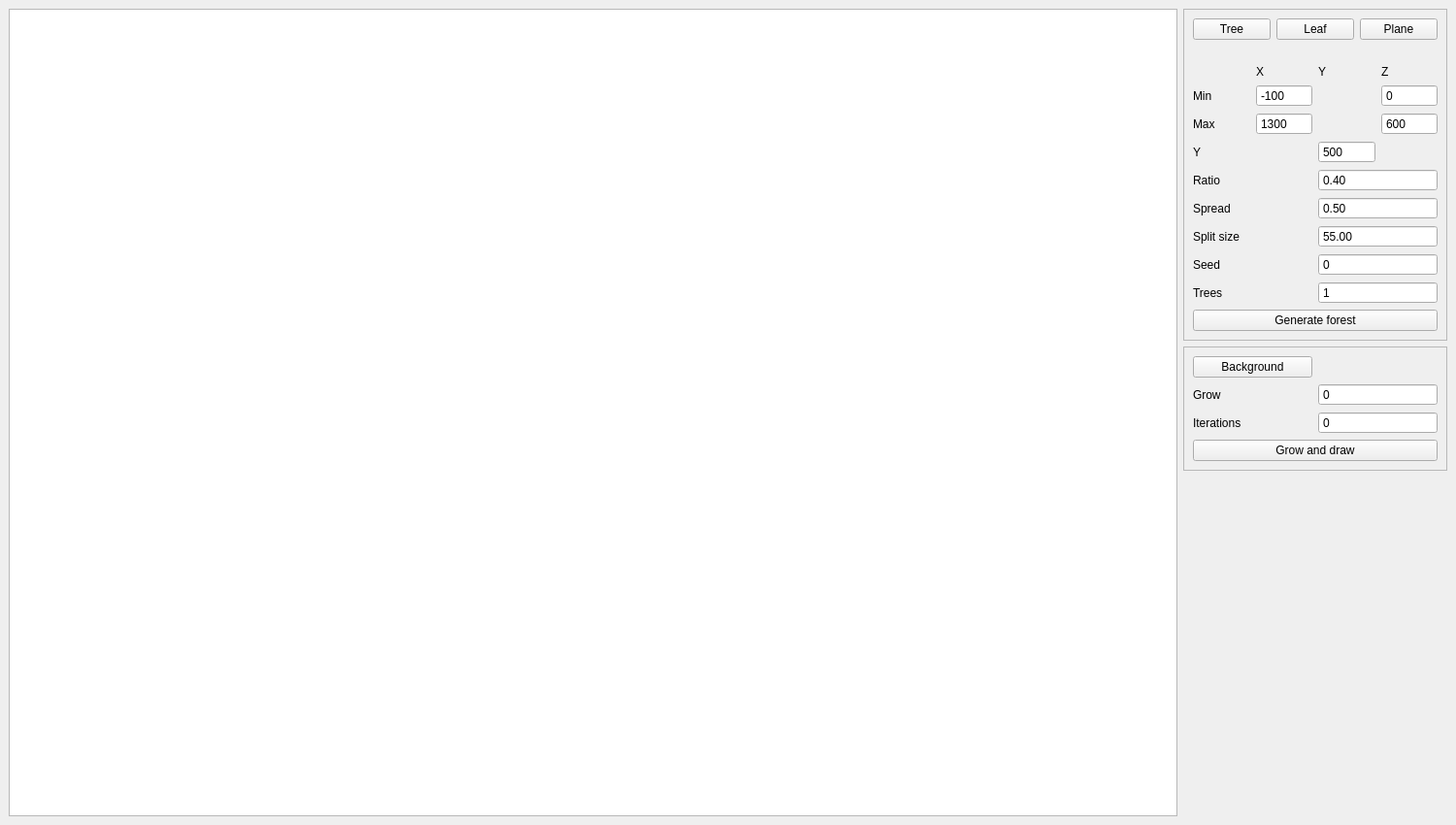
<?xml version="1.0" encoding="UTF-8"?>
<ui version="4.0">
 <class>MainWindow</class>
 <widget class="QMainWindow" name="MainWindow">
  <property name="geometry">
   <rect>
    <x>0</x>
    <y>0</y>
    <width>1500</width>
    <height>850</height>
   </rect>
  </property>
  <property name="minimumSize">
   <size>
    <width>1220</width>
    <height>800</height>
   </size>
  </property>
  <property name="windowTitle">
   <string>Delicous trees</string>
  </property>
  <widget class="QWidget" name="centralwidget">
   <layout class="QHBoxLayout" name="horizontalLayout_2">
    <item>
     <widget class="QGraphicsView" name="canvas">
      <property name="minimumSize">
       <size>
        <width>600</width>
        <height>500</height>
       </size>
      </property>
      <property name="verticalScrollBarPolicy">
       <enum>Qt::ScrollBarAlwaysOff</enum>
      </property>
      <property name="horizontalScrollBarPolicy">
       <enum>Qt::ScrollBarAlwaysOff</enum>
      </property>
     </widget>
    </item>
    <item>
     <layout class="QVBoxLayout" name="verticalLayout_6">
      <item>
       <widget class="QFrame" name="generateForestFrame">
        <property name="frameShape">
         <enum>QFrame::StyledPanel</enum>
        </property>
        <property name="frameShadow">
         <enum>QFrame::Raised</enum>
        </property>
        <layout class="QVBoxLayout" name="verticalLayout_4">
         <item>
          <layout class="QHBoxLayout" name="horizontalLayout">
           <item>
            <layout class="QVBoxLayout" name="verticalLayout">
             <item>
              <widget class="QPushButton" name="treeColorButton">
               <property name="text">
                <string>Tree</string>
               </property>
              </widget>
             </item>
             <item>
              <widget class="QLabel" name="treeColorBox">
               <property name="text">
                <string/>
               </property>
              </widget>
             </item>
            </layout>
           </item>
           <item>
            <layout class="QVBoxLayout" name="verticalLayout_2">
             <item>
              <widget class="QPushButton" name="leafColorButton">
               <property name="text">
                <string>Leaf</string>
               </property>
              </widget>
             </item>
             <item>
              <widget class="QLabel" name="leafColorBox">
               <property name="text">
                <string/>
               </property>
              </widget>
             </item>
            </layout>
           </item>
           <item>
            <layout class="QVBoxLayout" name="verticalLayout_3">
             <item>
              <widget class="QPushButton" name="planeColorButton">
               <property name="text">
                <string>Plane</string>
               </property>
              </widget>
             </item>
             <item>
              <widget class="QLabel" name="planeColorBox">
               <property name="text">
                <string/>
               </property>
              </widget>
             </item>
            </layout>
           </item>
          </layout>
         </item>
         <item>
          <layout class="QGridLayout" name="gridLayout">
           <item row="2" column="1">
            <widget class="QSpinBox" name="trXInput">
             <property name="buttonSymbols">
              <enum>QAbstractSpinBox::NoButtons</enum>
             </property>
             <property name="minimum">
              <number>-500</number>
             </property>
             <property name="maximum">
              <number>1500</number>
             </property>
             <property name="value">
              <number>1300</number>
             </property>
            </widget>
           </item>
           <item row="1" column="1">
            <widget class="QSpinBox" name="blXInput">
             <property name="buttonSymbols">
              <enum>QAbstractSpinBox::NoButtons</enum>
             </property>
             <property name="minimum">
              <number>-500</number>
             </property>
             <property name="maximum">
              <number>1000</number>
             </property>
             <property name="value">
              <number>-100</number>
             </property>
            </widget>
           </item>
           <item row="0" column="3">
            <widget class="QLabel" name="label_3">
             <property name="text">
              <string>Z</string>
             </property>
            </widget>
           </item>
           <item row="0" column="1">
            <widget class="QLabel" name="label">
             <property name="text">
              <string>X</string>
             </property>
            </widget>
           </item>
           <item row="0" column="2">
            <widget class="QLabel" name="label_2">
             <property name="text">
              <string>Y</string>
             </property>
            </widget>
           </item>
           <item row="3" column="2">
            <widget class="QSpinBox" name="yInput">
             <property name="buttonSymbols">
              <enum>QAbstractSpinBox::NoButtons</enum>
             </property>
             <property name="maximum">
              <number>1000</number>
             </property>
             <property name="value">
              <number>500</number>
             </property>
            </widget>
           </item>
           <item row="1" column="3">
            <widget class="QSpinBox" name="blZInput">
             <property name="buttonSymbols">
              <enum>QAbstractSpinBox::NoButtons</enum>
             </property>
             <property name="minimum">
              <number>-1000</number>
             </property>
             <property name="maximum">
              <number>1000</number>
             </property>
            </widget>
           </item>
           <item row="2" column="3">
            <widget class="QSpinBox" name="trZInput">
             <property name="buttonSymbols">
              <enum>QAbstractSpinBox::NoButtons</enum>
             </property>
             <property name="minimum">
              <number>-1000</number>
             </property>
             <property name="maximum">
              <number>1000</number>
             </property>
             <property name="value">
              <number>600</number>
             </property>
            </widget>
           </item>
           <item row="1" column="0">
            <widget class="QLabel" name="label_4">
             <property name="text">
              <string>Min</string>
             </property>
            </widget>
           </item>
           <item row="2" column="0">
            <widget class="QLabel" name="label_5">
             <property name="text">
              <string>Max</string>
             </property>
            </widget>
           </item>
           <item row="3" column="0">
            <widget class="QLabel" name="label_6">
             <property name="text">
              <string>Y</string>
             </property>
            </widget>
           </item>
          </layout>
         </item>
         <item>
          <layout class="QGridLayout" name="gridLayout_2">
           <item row="2" column="0">
            <widget class="QLabel" name="label_9">
             <property name="text">
              <string>Split size</string>
             </property>
            </widget>
           </item>
           <item row="0" column="1">
            <widget class="QDoubleSpinBox" name="ratioInput">
             <property name="buttonSymbols">
              <enum>QAbstractSpinBox::NoButtons</enum>
             </property>
             <property name="maximum">
              <double>1.000000000000000</double>
             </property>
             <property name="singleStep">
              <double>0.100000000000000</double>
             </property>
             <property name="value">
              <double>0.400000000000000</double>
             </property>
            </widget>
           </item>
           <item row="1" column="1">
            <widget class="QDoubleSpinBox" name="spreadInput">
             <property name="buttonSymbols">
              <enum>QAbstractSpinBox::NoButtons</enum>
             </property>
             <property name="maximum">
              <double>1.000000000000000</double>
             </property>
             <property name="singleStep">
              <double>0.100000000000000</double>
             </property>
             <property name="value">
              <double>0.500000000000000</double>
             </property>
            </widget>
           </item>
           <item row="1" column="0">
            <widget class="QLabel" name="label_8">
             <property name="text">
              <string>Spread</string>
             </property>
            </widget>
           </item>
           <item row="3" column="0">
            <widget class="QLabel" name="label_11">
             <property name="text">
              <string>Seed</string>
             </property>
            </widget>
           </item>
           <item row="3" column="1">
            <widget class="QSpinBox" name="seedInput">
             <property name="frame">
              <bool>true</bool>
             </property>
             <property name="readOnly">
              <bool>false</bool>
             </property>
             <property name="buttonSymbols">
              <enum>QAbstractSpinBox::NoButtons</enum>
             </property>
             <property name="maximum">
              <number>2000000000</number>
             </property>
            </widget>
           </item>
           <item row="2" column="1">
            <widget class="QDoubleSpinBox" name="splitSizeInput">
             <property name="buttonSymbols">
              <enum>QAbstractSpinBox::NoButtons</enum>
             </property>
             <property name="maximum">
              <double>200.000000000000000</double>
             </property>
             <property name="value">
              <double>55.000000000000000</double>
             </property>
            </widget>
           </item>
           <item row="0" column="0">
            <widget class="QLabel" name="label_7">
             <property name="text">
              <string>Ratio</string>
             </property>
            </widget>
           </item>
           <item row="4" column="0">
            <widget class="QLabel" name="label_12">
             <property name="text">
              <string>Trees</string>
             </property>
            </widget>
           </item>
           <item row="4" column="1">
            <widget class="QSpinBox" name="numberInput">
             <property name="buttonSymbols">
              <enum>QAbstractSpinBox::NoButtons</enum>
             </property>
             <property name="value">
              <number>1</number>
             </property>
            </widget>
           </item>
          </layout>
         </item>
         <item>
          <widget class="QPushButton" name="generateForestButton">
           <property name="text">
            <string>Generate forest</string>
           </property>
          </widget>
         </item>
        </layout>
       </widget>
      </item>
      <item>
       <widget class="QFrame" name="growFrame">
        <property name="frameShape">
         <enum>QFrame::StyledPanel</enum>
        </property>
        <property name="frameShadow">
         <enum>QFrame::Raised</enum>
        </property>
        <layout class="QVBoxLayout" name="verticalLayout_5">
         <item>
          <layout class="QHBoxLayout" name="horizontalLayout_3">
           <item>
            <widget class="QPushButton" name="backgroundButton">
             <property name="text">
              <string>Background</string>
             </property>
            </widget>
           </item>
           <item>
            <widget class="QLabel" name="backgroundColorBox">
             <property name="text">
              <string/>
             </property>
            </widget>
           </item>
          </layout>
         </item>
         <item>
          <layout class="QHBoxLayout" name="horizontalLayout_4">
           <item>
            <widget class="QLabel" name="label_10">
             <property name="text">
              <string>Grow</string>
             </property>
            </widget>
           </item>
           <item>
            <widget class="QSpinBox" name="growInput">
             <property name="buttonSymbols">
              <enum>QAbstractSpinBox::NoButtons</enum>
             </property>
             <property name="maximum">
              <number>300</number>
             </property>
            </widget>
           </item>
          </layout>
         </item>
         <item>
          <layout class="QHBoxLayout" name="horizontalLayout_5">
           <item>
            <widget class="QLabel" name="label_13">
             <property name="text">
              <string>Iterations</string>
             </property>
            </widget>
           </item>
           <item>
            <widget class="QSpinBox" name="iterationsInput">
             <property name="buttonSymbols">
              <enum>QAbstractSpinBox::NoButtons</enum>
             </property>
             <property name="maximum">
              <number>1000</number>
             </property>
            </widget>
           </item>
          </layout>
         </item>
         <item>
          <widget class="QPushButton" name="drawButton">
           <property name="text">
            <string>Grow and draw</string>
           </property>
          </widget>
         </item>
        </layout>
       </widget>
      </item>
      <item>
       <spacer name="verticalSpacer">
        <property name="orientation">
         <enum>Qt::Vertical</enum>
        </property>
        <property name="sizeHint" stdset="0">
         <size>
          <width>20</width>
          <height>40</height>
         </size>
        </property>
       </spacer>
      </item>
     </layout>
    </item>
   </layout>
  </widget>
  <widget class="QMenuBar" name="menubar">
   <property name="geometry">
    <rect>
     <x>0</x>
     <y>0</y>
     <width>1500</width>
     <height>36</height>
    </rect>
   </property>
  </widget>
  <action name="actionPaint_figure">
   <property name="text">
    <string>Paint figure</string>
   </property>
  </action>
  <action name="actionOpen">
   <property name="text">
    <string>Open</string>
   </property>
  </action>
 </widget>
 <resources/>
 <connections/>
</ui>
